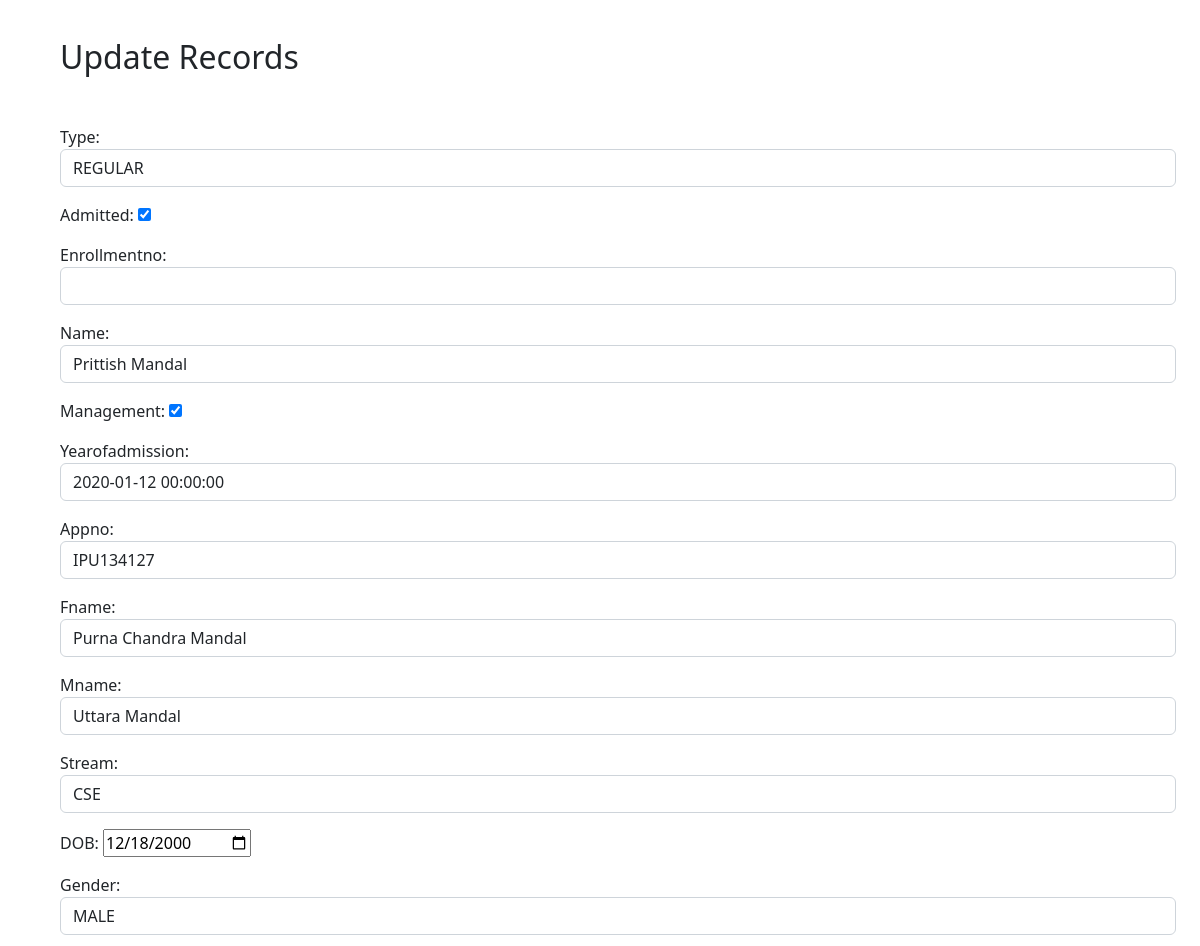
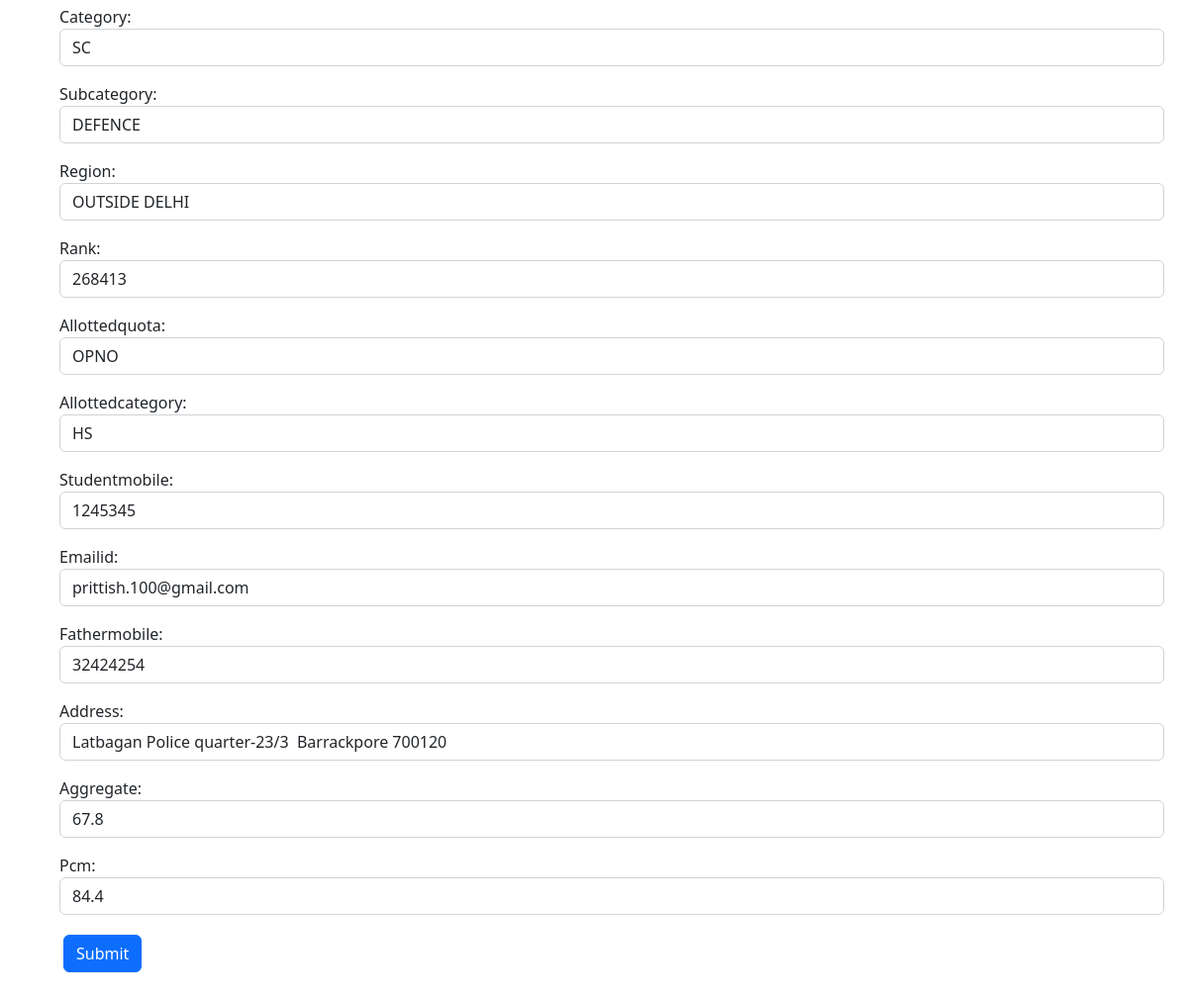
The app's page /update/43/ with its own data (2 pictures, top to bottom).
### app/models.py (models this page shows, shortened)
class sample(models.Model):
    type = models.CharField(max_length=10, choices= typechoices ,default='Regular')
    admitted = models.BooleanField(default=False)
    enrollmentno = models.IntegerField(null = True, default = None , blank=True, unique = True)
    name = models.CharField(max_length=100, default=False)
    management = models.BooleanField(default = False)
    yearofadmission = models.DateTimeField(default=False)
    appno = models.CharField(default=False, max_length=200, unique= True)
    Fname = models.CharField(max_length=200, default=False)
    Mname = models.CharField(max_length=200, default=False)
    stream = models.CharField(max_length=200, choices= streamchoices,default=False)
    DOB = models.DateField(default=False)
    gender = models.CharField(max_length=50,choices= genderchoices ,default=False)
    category = models.CharField(max_length=5,choices= categorychoices ,default=False)
    subcategory = models.CharField(max_length=10, choices= subcategorychoices ,default=False)
    region = models.CharField(max_length=50,choices= regionchoices ,default=False)
    rank = models.IntegerField(null = True, default=None , blank=True)
    allottedquota = models.CharField(max_length=10,choices= allotedquotachoices, default=False)
    allottedcategory = models.CharField(max_length=10,choices= allottedcategorychoices, default=False)
    studentmobile = models.IntegerField(null = True, default=None , blank=True)
    emailid = models.EmailField(max_length=200, default='')
    fathermobile = models.IntegerField(null = True, default=None , blank=True)
    address = models.CharField(max_length=200, default=False)
    aggregate = models.FloatField(null = True, default=None , blank=True)
    pcm = models.FloatField(null = True, default=None , blank=True)

### app/views.py (the view)
# urls.py: path('update/<str:pk>/', views.update, name='update'),
def update(request,pk):
    order = sample.objects.get(id = pk)
    form = sampleform(instance= order)
    if request.method == "POST":
        form = sampleform(request.POST, instance= order)
        if form.is_valid():
            form.save()
            return redirect('app:filter')
    context = {
        "form" : form,
    }
    return render(request, 'app/update.html', context)

### app/templates/app/update.html (shortened to what this page needs)
<head>
    <link href="https://cdn.jsdelivr.net/npm/bootstrap@5.2.2/dist/css/bootstrap.min.css" rel="stylesheet">
    <link href="https://cdn.jsdelivr.net/npm/bootstrap@5.2.2/dist/css/bootstrap.min.css" rel="stylesheet">
  </head>
{% block content %}
    <h2 class="text center" style="margin-left: 60px;">
        <br>
        Update Records
    </h2>
    <div class="container m-5">
        <form action="" method = "post" enctype="multipart/form-data">
            <div class="form-group">
                {{form.as_p}}
            </div>
            <input type="submit" name = "Update" class="btn btn-primary m-1">
        </form>
    </div>
{% endblock %}

### records on screen
sample: type "REGULAR", admitted "☑", name "Prittish Mandal", management "☑", yearofadmission "2020-01-12 00:00:00", appno "IPU134127", Fname "Purna Chandra Mandal", Mname "Uttara Mandal", stream "CSE", DOB "12/18/2000", gender "MALE", category "SC", subcategory "DEFENCE", region "OUTSIDE DELHI", rank "268413", allottedquota "OPNO", allottedcategory "HS", studentmobile "1245345", emailid "prittish.100@gmail.com", fathermobile "32424254", address "Latbagan Police quarter-23/3 Barrackpore 700120", aggregate "67.8", pcm "84.4"
